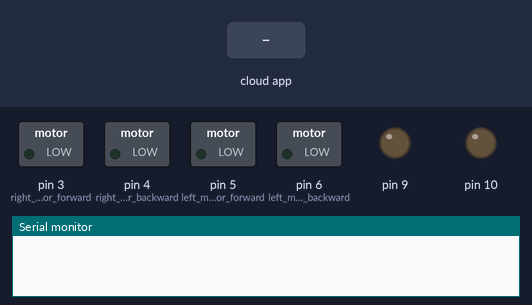
Recording of a sketch running on a simulated Arduino Uno, built with avr-gcc and run on an emulated ATmega328P. Parts: switched loads named in the sketch (green lamp = pin HIGH), output pins drawn as LEDs (lit = HIGH), the last lines printed to the serial monitor. The test bench sets the inputs (shaded band). The ROS host is connected and sends only what is stated.

Above: at 1.2 s.
1.3 s: the phone or cloud app sets linear.x to -100
At 2.3 s:
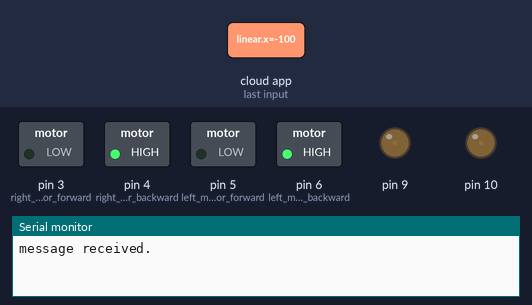
2.8 s: the phone or cloud app sets angular.z to -100
At 3.4 s:
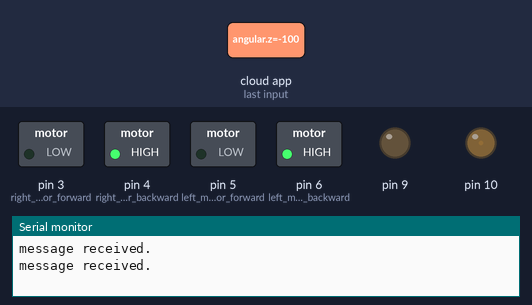
4.3 s: the phone or cloud app sets linear.x to 0
At 5.5 s:
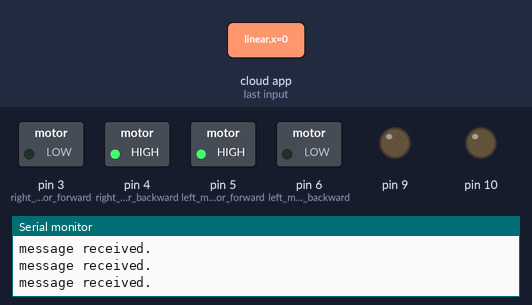
5.8 s: the phone or cloud app sets angular.z to 100
At 6.9 s:
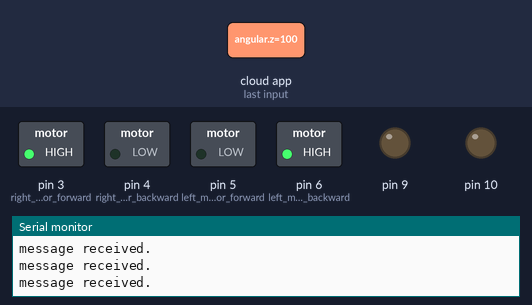
7.3 s: the phone or cloud app sets linear.x to 100
At 8.0 s:
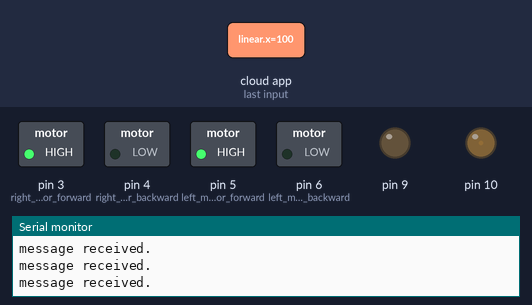
8.8 s: the phone or cloud app sets angular.z to 0
At 9.2 s:
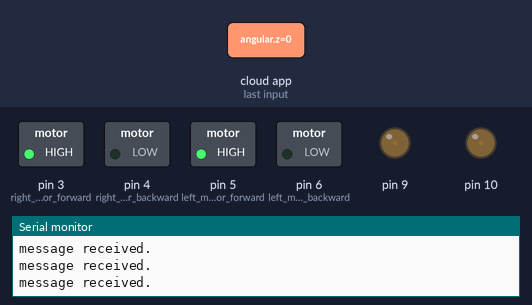
Timing chart, 0 to 11.3 s (numbered marks = the images above; inputs shaded):
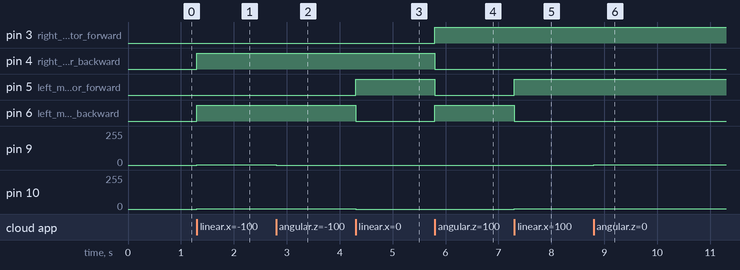

Measured:
- after the input at 1.3 s, pin 4 (right_motor_backward), pin 6 (left_motor_backward): LOW → HIGH at once; pin 9, pin 10: 0/255 → 1/255 at once
- after the input at 2.8 s, pin 9: 1/255 → 0/255 at once
- after the input at 4.3 s, pin 5 (left_motor_forward): LOW → HIGH at once; pin 6 (left_motor_backward): HIGH → LOW at once; pin 10: 1/255 → 0/255 at once
- after the input at 5.8 s, pin 3 (right_motor_forward), pin 6 (left_motor_backward): LOW → HIGH at once; pin 4 (right_motor_backward), pin 5 (left_motor_forward): HIGH → LOW at once
- after the input at 7.3 s, pin 5 (left_motor_forward): LOW → HIGH at once; pin 6 (left_motor_backward): HIGH → LOW at once; pin 10: 0/255 → 1/255 at once
- after the input at 8.8 s, pin 9: 0/255 → 1/255 at once

The sketch:

Ros_BOT.ino
```cpp
#include<ros.h>
#include <geometry_msgs/Twist.h>
#include<ros/time.h>
#define right_motor_forward 3
#define right_motor_backward 4
#define left_motor_forward 5
#define left_motor_backward 6
#define left_speed 9
#define right_speed 10


ros::NodeHandle  nh;

float demandx, demandz;
float length = 0.015;

void cmd_vel_cb( const geometry_msgs::Twist& twist){
  demandx = twist.linear.x;
  demandz = twist.angular.z;
  Serial.println("message received.");
}
ros::Subscriber<geometry_msgs::Twist> sub("cmd_vel", cmd_vel_cb );

double speed_act_left = 0;                    //Actual speed for left wheel in m/s
double speed_act_right = 0;                   //Actual speed for right wheel in m/s

void setup() {
  // put your setup code here, to run once:
  nh.initNode();
  nh.subscribe(sub);
  pinMode(right_motor_forward, OUTPUT);
  pinMode(right_motor_backward, OUTPUT);
  pinMode(left_motor_forward, OUTPUT);
  pinMode(left_motor_backward, OUTPUT);
  Serial.begin(9600);
}

void loop() {
  // put your main code here, to run repeatedly:
  speed_act_left = demandx - demandz *(length/2);
  speed_act_right = demandx + demandz *(length/2);
  if(speed_act_left > 0)
    forward(left_motor_forward,left_motor_backward,left_speed,speed_act_left);
  if(speed_act_left < 0)
    backward(left_motor_forward,left_motor_backward,left_speed,speed_act_left);
  if(speed_act_right > 0)
    forward(right_motor_forward,right_motor_backward,right_speed,speed_act_right);
  if(speed_act_right < 0)
    backward(right_motor_forward,right_motor_backward,right_speed,speed_act_right);


  nh.spinOnce();
}

void forward(int forward_pin, int backward_pin, int speed_pin, long speed)
{
  analogWrite(speed_pin,min(abs(speed),255));
  digitalWrite(forward_pin, HIGH);
  digitalWrite(backward_pin, LOW);
}

void backward(int forward_pin, int backward_pin, int speed_pin, long speed)
{
  analogWrite(speed_pin,min(abs(speed),255));
  digitalWrite(forward_pin, LOW);
  digitalWrite(backward_pin, HIGH);
}
```
